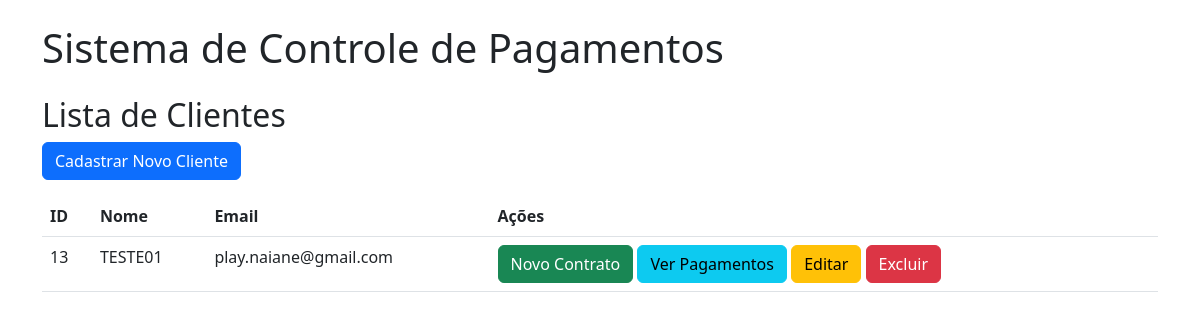
The page / on the database its author committed.
### tables this page shows
CREATE TABLE clientes (
            id INTEGER PRIMARY KEY AUTOINCREMENT,
            nome TEXT NOT NULL,
            email TEXT
        );

### app.py (the view)
@app.route('/')
def home():
    conn = conectar()
    cursor = conn.cursor()
    cursor.execute('SELECT * FROM clientes')
    clientes = cursor.fetchall()
    conn.close()
    return render_template('home.html', clientes=clientes)

### app.py (called while the page is built)
def conectar():
    return sqlite3.connect('banco.db')

### templates/home.html
{% extends 'base.html' %}
{% block content %}
  <h2>Lista de Clientes</h2>
  <a href="{{ url_for('novo_cliente') }}" class="btn btn-primary mb-3">Cadastrar Novo Cliente</a>
  <table class="table">
    <thead>
      <tr>
        <th>ID</th>
        <th>Nome</th>
        <th>Email</th>
        <th>Ações</th>
      </tr>
    </thead>
    <tbody>
      {% for cliente in clientes %}
        <tr>
          <td>{{ cliente[0] }}</td>
          <td>{{ cliente[1] }}</td>
          <td>{{ cliente[2] }}</td>
          <td>
            <a href="{{ url_for('novo_contrato', cliente_id=cliente[0]) }}" class="btn btn-success">Novo Contrato</a>
            <a href="{{ url_for('listar_pagamentos', cliente_id=cliente[0]) }}" class="btn btn-info">Ver Pagamentos</a>
            <a href="{{ url_for('editar_cliente', cliente_id=cliente[0]) }}" class="btn btn-warning">Editar</a>
            <a href="{{ url_for('excluir_cliente', cliente_id=cliente[0]) }}" class="btn btn-danger" onclick="return confirm('Tem certeza que deseja excluir este cliente?')">Excluir</a>
          </td>
        </tr>
      {% endfor %}
    </tbody>
  </table>
{% endblock %}

### rows shown on the page
clientes: id "13", nome "TESTE01", email "play.naiane@gmail.com"
